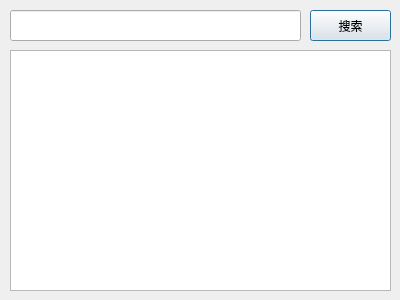
<?xml version="1.0" encoding="UTF-8"?>
<ui version="4.0">
 <class>FinderWindow</class>
 <widget class="QDialog" name="FinderWindow">
  <property name="geometry">
   <rect>
    <x>0</x>
    <y>0</y>
    <width>400</width>
    <height>300</height>
   </rect>
  </property>
  <property name="windowTitle">
   <string>Dialog</string>
  </property>
  <widget class="QLineEdit" name="usernameToFind">
   <property name="geometry">
    <rect>
     <x>10</x>
     <y>10</y>
     <width>291</width>
     <height>31</height>
    </rect>
   </property>
  </widget>
  <widget class="QPushButton" name="searchButton">
   <property name="geometry">
    <rect>
     <x>310</x>
     <y>10</y>
     <width>81</width>
     <height>31</height>
    </rect>
   </property>
   <property name="text">
    <string>搜索</string>
   </property>
  </widget>
  <widget class="QTableView" name="resultTable">
   <property name="geometry">
    <rect>
     <x>10</x>
     <y>50</y>
     <width>381</width>
     <height>241</height>
    </rect>
   </property>
  </widget>
 </widget>
 <resources/>
 <connections/>
</ui>
